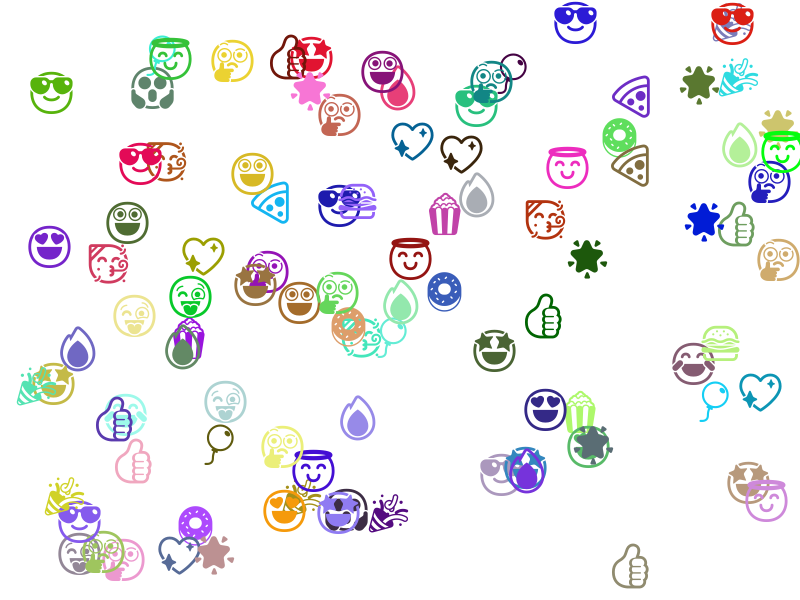

Write the Python code that produced this figure.
# emoji_poster.py
from PIL import Image, ImageDraw, ImageFont
import random

# --- CONFIG ---
canvas_width = 800
canvas_height = 600
background_color = (255, 255, 255)  # white background
num_emojis = 100
emoji_list = ['😀','😂','😍','😎','🤩','🥳','😜','😇','🤔','😱','👍','💖','🌟','🔥','🎉','🍕','🍔','🍩','🍿','🎈']

# Optional: path to a .ttf font that supports emojis
# On Windows: "seguiemj.ttf" often works, on Mac "AppleColorEmoji.ttc", or you can use default system font
font_path = "seguiemj.ttf"
font_size = 40

# --- CREATE CANVAS ---
canvas = Image.new('RGB', (canvas_width, canvas_height), background_color)
draw = ImageDraw.Draw(canvas)

# Load emoji-supporting font
try:
    font = ImageFont.truetype(font_path, font_size)
except:
    font = ImageFont.load_default()
    print("Warning: Emoji font not loaded, may not render emojis correctly.")

# --- PLACE EMOJIS ---
for _ in range(num_emojis):
    emoji = random.choice(emoji_list)
    x = random.randint(0, canvas_width - font_size)
    y = random.randint(0, canvas_height - font_size)
    color = tuple(random.randint(0, 255) for _ in range(3))
    draw.text((x, y), emoji, font=font, fill=color)

# --- SAVE POSTER ---
canvas.save("emoji_poster.png")
print("Emoji poster created: emoji_poster.png")
